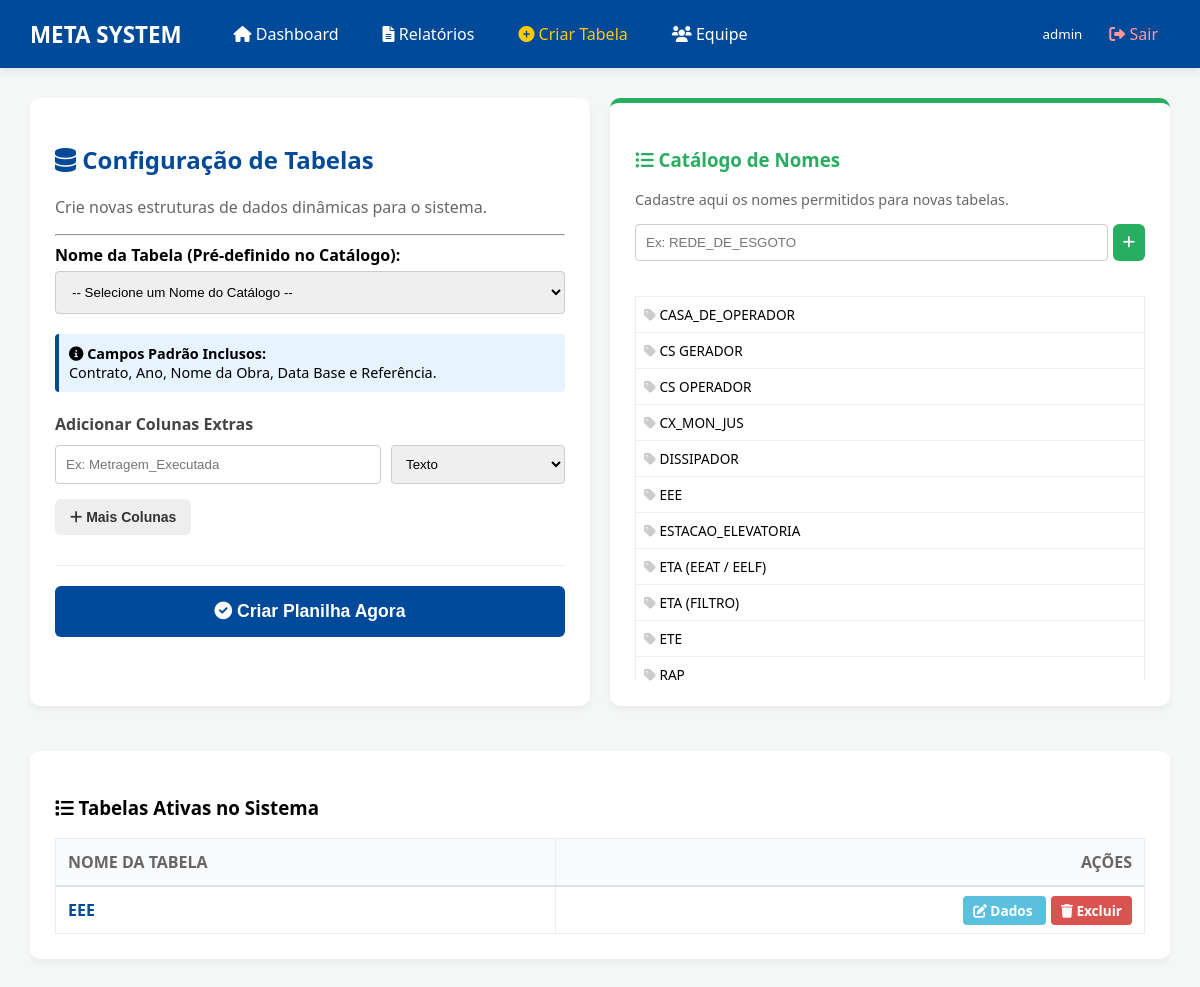
The app's page /config (signed in) with its own data.
### tables this page shows
CREATE TABLE catalogo_tabelas (
            id INTEGER PRIMARY KEY AUTOINCREMENT,
            nome_exibicao TEXT UNIQUE
        );

### routers/main_routes.py (the view, shortened to what this page needs)
    @app.route('/config', methods=['GET', 'POST'])
    @login_required
    def config():
        if session.get('nivel') != 'admin':
            flash("Acesso restrito.")
            return redirect(url_for('index'))
        db = get_db()
        opcoes = db.execute("SELECT * FROM catalogo_tabelas ORDER BY nome_exibicao").fetchall()
        tables = db.execute("SELECT name FROM sqlite_master WHERE type='table' AND name NOT LIKE 'sqlite_%' AND name NOT IN ('usuarios_sistema', 'catalogo_tabelas')").fetchall()
        return render_template('config.html', opcoes_catalogo=opcoes, tables=tables)

### models/database.py (called while the page is built)
def get_db():
    path = DB_UNC if os.path.exists(os.path.dirname(DB_UNC)) else DB_LOCAL
    conn = sqlite3.connect(path, timeout=20, check_same_thread=False)
    conn.row_factory = sqlite3.Row
    conn.execute("PRAGMA journal_mode=WAL")
    return conn

### routers/main_routes.py (called while the page is built)
def login_required(f):
    @wraps(f)
    def decorated_function(*args, **kwargs):
        if 'user' not in session:
            return redirect(url_for('login'))
        return f(*args, **kwargs)
    return decorated_function

### templates/config.html (shortened to what this page needs)
{% extends 'base.html' %}
{% block content %}
<div style="display: grid; grid-template-columns: 1fr 1fr; gap: 20px;">
    <div class="card">
        <h2 style="color: #004a99;"><i class="fas fa-database"></i> Configuração de Tabelas</h2>
        <p style="color: #666;">Crie novas estruturas de dados dinâmicas para o sistema.</p>
        <hr>
        <form action="{{ url_for('config') }}" method="POST" id="formConfig">
            <div style="margin-bottom: 20px;">
                <label style="font-weight: bold; display: block; margin-bottom: 5px;">Nome da Tabela (Pré-definido no Catálogo):</label>
                <select name="table_name" required
                        style="width: 100%; padding: 12px; border: 1px solid #ccc; border-radius: 4px; box-sizing: border-box;">
                    <option value="">-- Selecione um Nome do Catálogo --</option>
                </select>
            </div>
            <div style="background: #e7f3ff; padding: 10px; border-radius: 4px; border-left: 4px solid #004a99; margin-bottom: 20px; font-size: 0.9em;">
                <i class="fas fa-info-circle"></i> <b>Campos Padrão Inclusos:</b><br>
                Contrato, Ano, Nome da Obra, Data Base e Referência.
            </div>
            <div id="columns">
                <h4 style="margin-bottom: 10px; color: #444;">Adicionar Colunas Extras</h4>
                <div class="column-row" style="display: flex; gap: 10px; margin-bottom: 10px;">
                    <input type="text" name="col_name" placeholder="Ex: Metragem_Executada"
                           class="input-col" style="flex: 2; padding: 10px; border: 1px solid #ccc; border-radius: 4px;">
                    <select name="col_type" style="flex: 1; padding: 10px; border: 1px solid #ccc; border-radius: 4px;">
                        <option value="TEXT">Texto</option>
                    </select>
                </div>
            </div>
            <div style="margin-top: 15px; display: flex; align-items: center; gap: 15px;">
                <button type="button" onclick="addCol()" class="btn" style="background: #eee; color: #333; padding: 10px 15px; border: none; cursor: pointer;">
                    <i class="fas fa-plus"></i> Mais Colunas
                </button>
            </div>
            <div style="margin-top: 30px; border-top: 1px solid #eee; padding-top: 20px;">
                <button type="submit" class="btn btn-save" style="background: #004a99; width: 100%; padding: 15px; color: white; border: none; border-radius: 6px; font-size: 1.1em; cursor: pointer;">
                    <i class="fas fa-check-circle"></i> Criar Planilha Agora
                </button>
            </div>
        </form>
    </div>
    <div class="card" style="border-top: 5px solid #27ae60;">
        <h3 style="color: #27ae60;"><i class="fas fa-list-ul"></i> Catálogo de Nomes</h3>
        <p style="font-size: 0.9em; color: #666;">Cadastre aqui os nomes permitidos para novas tabelas.</p>
        <form action="{{ url_for('add_catalogo') }}" method="POST" style="display: flex; gap: 5px; margin-bottom: 20px;">
            <input type="text" name="novo_nome" placeholder="Ex: REDE_DE_ESGOTO" required
                   style="flex: 1; padding: 10px; border: 1px solid #ccc; border-radius: 4px;">
            <button type="submit" class="btn" style="background: #27ae60; color: white; border: none; padding: 10px; cursor: pointer;">
                <i class="fas fa-plus"></i>
            </button>
        </form>
        <div style="max-height: 400px; overflow-y: auto;">
            <table style="width: 100%; border-collapse: collapse;">
                <tbody style="font-size: 0.85em;">
                    {% for op in opcoes_catalogo %}
                    <tr style="border-bottom: 1px solid #eee;">
                        <td style="padding: 8px;"><i class="fas fa-tag" style="color: #ccc;"></i> {{ op.nome_exibicao }}</td>
                    </tr>
                    {% endfor %}
                </tbody>
            </table>
        </div>
    </div>
</div>
<div class="card" style="margin-top: 20px;">
    <h3><i class="fas fa-list"></i> Tabelas Ativas no Sistema</h3>
    <table style="width: 100%; border-collapse: collapse; margin-top: 10px;">
        <thead style="background: #f8f9fa;">
            <tr>
                <th style="padding: 12px; text-align: left; border-bottom: 2px solid #dee2e6;">NOME DA TABELA</th>
                <th style="padding: 12px; text-align: right; border-bottom: 2px solid #dee2e6;">AÇÕES</th>
            </tr>
        </thead>
        <tbody>
            {% for t in tables %}
            <tr style="border-bottom: 1px solid #eee;">
                <td style="padding: 12px; font-weight: bold; color: #004a99;">{{ t.name|upper }}</td>
                <td style="padding: 12px; text-align: right;">
                    <a href="{{ url_for('crud', table_name=t.name) }}" class="btn" style="background: #5bc0de; color: white; padding: 5px 10px; text-decoration: none; font-size: 0.85em; border-radius: 4px;">
                        <i class="fas fa-edit"></i> Dados
                    </a>
                    <a href="{{ url_for('drop_table', name=t.name) }}" onclick="return confirm('Tem certeza? Isso apagará todos os dados desta tabela!')"
                       class="btn" style="background: #d9534f; color: white; padding: 5px 10px; text-decoration: none; font-size: 0.85em; border-radius: 4px; margin-left: 5px;">
                        <i class="fas fa-trash"></i> Excluir
                    </a>
                </td>
            </tr>
            {% endfor %}
        </tbody>
    </table>
</div>
{% endblock %}

### templates/base.html (style rules this page uses)
body { font-family: 'Segoe UI', sans-serif; margin: 0; background: #f4f7f6; }
.card { background: white; padding: 25px; border-radius: 10px; box-shadow: 0 4px 6px rgba(0,0,0,0.05); margin-bottom: 25px; }
table { width: 100%; border-collapse: collapse; margin-top: 15px; background: white; }
th, td { border: 1px solid #eee; padding: 12px; text-align: left; }
th { background: #f9fafb; color: #666; }
.btn { padding: 10px 18px; border: none; border-radius: 6px; cursor: pointer; text-decoration: none; font-size: 14px; font-weight: bold; transition: 0.2s; }
.btn-save { background: #28a745; color: white; }

### records on screen
catalogo_tabelas: nome_exibicao "CASA_DE_OPERADOR"
catalogo_tabelas: nome_exibicao "CS GERADOR"
catalogo_tabelas: nome_exibicao "CS OPERADOR"
catalogo_tabelas: nome_exibicao "CX_MON_JUS"
catalogo_tabelas: nome_exibicao "DISSIPADOR"
catalogo_tabelas: nome_exibicao "EEE"
catalogo_tabelas: nome_exibicao "ESTACAO_ELEVATORIA"
catalogo_tabelas: nome_exibicao "ETA (EEAT / EELF)"
catalogo_tabelas: nome_exibicao "ETA (FILTRO)"
catalogo_tabelas: nome_exibicao "ETE"
catalogo_tabelas: nome_exibicao "RAP"

### other values on screen
{{ session.get('user') or 'Visitante' }} "admin"
{{ t.name|upper }} "EEE"
